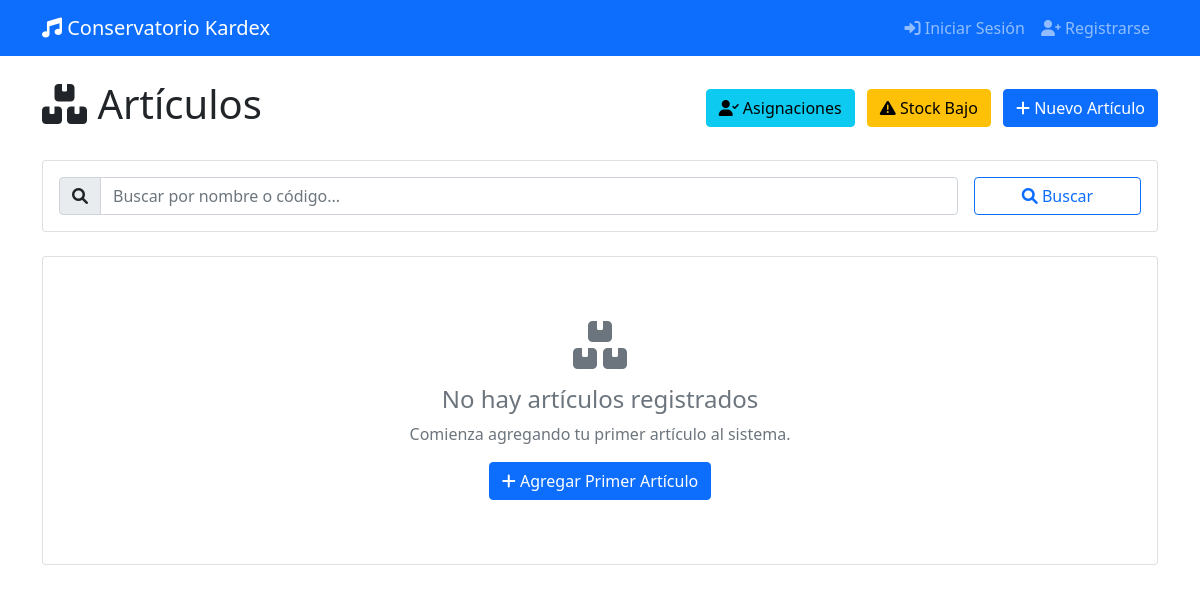
Before: /articulos/buscar with the older database file.
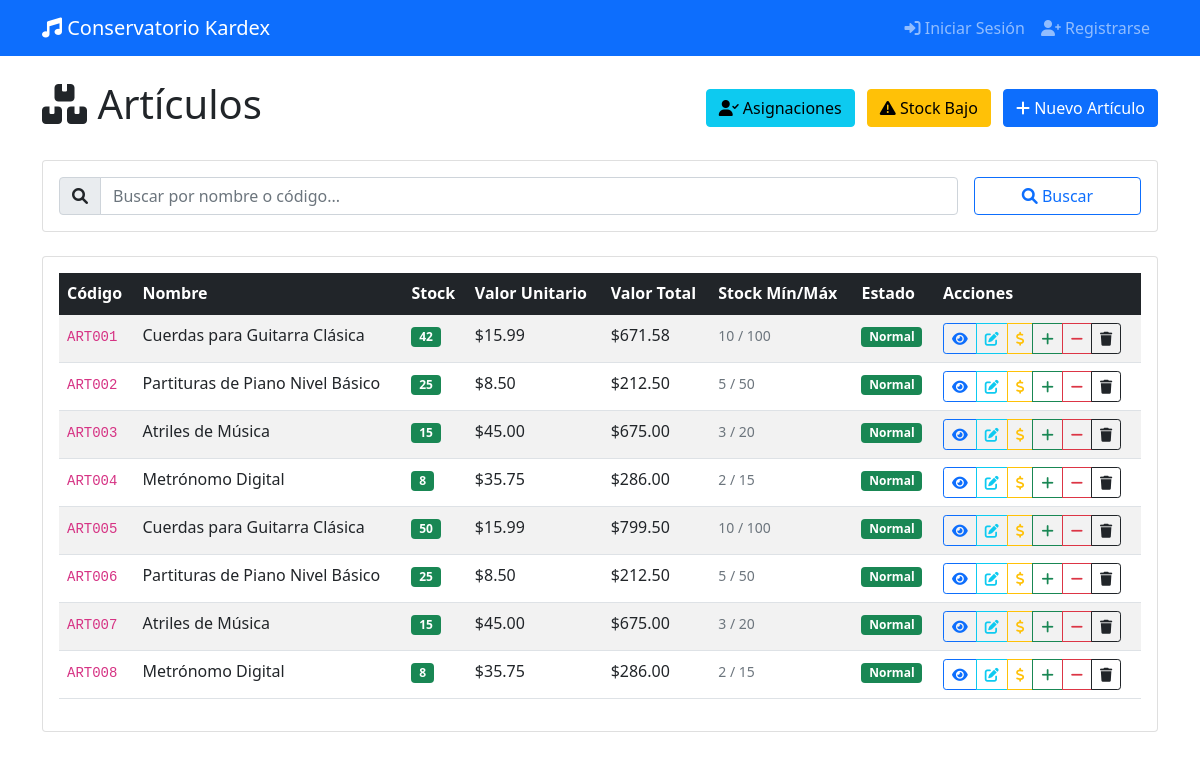
After: the same page with the newer database file.
### app/database/models.py (models this page shows, shortened)
class Articulo(db.Model):
    __tablename__ = 'tb_articulo'
    i_id = db.Column(db.Integer, db.ForeignKey('tb_item.id'), primary_key=True)
    a_c_contable = db.Column(db.String(20), nullable=False)
    a_stockMax = db.Column(db.Integer)
    a_stockMin = db.Column(db.Integer)
    created_at = db.Column(db.DateTime, default=datetime.utcnow)
    updated_at = db.Column(db.DateTime, default=datetime.utcnow, onupdate=datetime.utcnow)

class BaseModel(db.Model):
    __abstract__ = True
    id = db.Column(db.Integer, primary_key=True)
    created_at = db.Column(db.DateTime, default=datetime.utcnow)
    updated_at = db.Column(db.DateTime, default=datetime.utcnow, onupdate=datetime.utcnow)

class Item(BaseModel):
    __tablename__ = 'tb_item'
    i_codigo = db.Column(db.String(20), unique=True, nullable=False)
    i_nombre = db.Column(db.String(200), nullable=False)
    i_tipo = db.Column(db.String(20), nullable=False)  # 'instrumento' o 'articulo'
    i_cantidad = db.Column(db.Integer, default=0)
    i_vUnitario = db.Column(db.Numeric(10, 2), default=0.0)
    i_vTotal = db.Column(db.Numeric(10, 2), default=0.0)
    instrumento = db.relationship('Instrumento', backref='item', uselist=False)
    articulo = db.relationship('Articulo', backref='item', uselist=False)
    movimientos = db.relationship('MovimientoDetalle', backref='item', lazy=True)
    stock = db.relationship('Stock', backref='item', uselist=False)

### app/routes/web/articulos.py (the view)
@bp.route('/buscar')
def buscar_articulos():
    termino = request.args.get('q', '').strip()
    if termino:
        articulos = articulo_service.buscar_articulos(termino)
    else:
        articulos = articulo_service.obtener_todos_articulos()
    return render_template('articulos/list.html', articulos=articulos, termino_busqueda=termino)

### app/database/repositories/articulos.py (called while the page is built)
    def get_all_with_items(self):
        return db.session.query(Articulo, Item).join(Item, Articulo.i_id == Item.id).all()

### app/services/articulo_service.py (called while the page is built)
    def obtener_todos_articulos(self):
        return self.repo.get_all_with_items()

### app/templates/articulos/list.html (shortened to what this page needs)
{% extends "base.html" %}
{% block content %}
<div class="row">
    <div class="col-12">
        <div class="d-flex justify-content-between align-items-center mb-4">
            <h1>
                <i class="fas fa-boxes"></i> Artículos
            </h1>
            <div>
                <a href="{{ url_for('articulos.listar_asignaciones') }}" class="btn btn-info me-2">
                    <i class="fas fa-user-check"></i> Asignaciones
                </a>
                <a href="{{ url_for('articulos.stock_bajo') }}" class="btn btn-warning me-2">
                    <i class="fas fa-exclamation-triangle"></i> Stock Bajo
                </a>
                <a href="{{ url_for('articulos.nuevo_articulo') }}" class="btn btn-primary">
                    <i class="fas fa-plus"></i> Nuevo Artículo
                </a>
            </div>
        </div>
    </div>
</div>
<div class="row mb-4">
    <div class="col-12">
        <div class="card">
            <div class="card-body">
                <form method="GET" action="{{ url_for('articulos.buscar_articulos') }}" class="row g-3">
                    <div class="col-md-10">
                        <div class="input-group">
                            <span class="input-group-text">
                                <i class="fas fa-search"></i>
                            </span>
                            <input type="text" class="form-control" name="q"
                                   placeholder="Buscar por nombre o código..."
                                   value="{{ termino_busqueda or '' }}">
                        </div>
                    </div>
                    <div class="col-md-2">
                        <button type="submit" class="btn btn-outline-primary w-100">
                            <i class="fas fa-search"></i> Buscar
                        </button>
                    </div>
                </form>
            </div>
        </div>
    </div>
</div>
<div class="row">
    <div class="col-12">
        <div class="card">
            <div class="card-body">
                {% if articulos %}
                <div class="table-responsive">
                    <table class="table table-striped table-hover">
                        <thead class="table-dark">
                            <tr>
                                <th>Código</th>
                                <th>Nombre</th>
                                <th>Stock</th>
                                <th>Valor Unitario</th>
                                <th>Valor Total</th>
                                <th>Stock Mín/Máx</th>
                                <th>Estado</th>
                                <th>Acciones</th>
                            </tr>
                        </thead>
                        <tbody>
                            {% for articulo, item in articulos %}
                            <tr>
                                <td>
                                    <code>{{ item.i_codigo }}</code>
                                </td>
                                <td>{{ item.i_nombre }}</td>
                                <td>
                                    {% if item.i_cantidad <= articulo.a_stockMin %}
                                        <span class="badge bg-danger">{{ item.i_cantidad }}</span>
                                    {% elif item.i_cantidad <= (articulo.a_stockMin * 1.5) %}
                                        <span class="badge bg-warning">{{ item.i_cantidad }}</span>
                                    {% else %}
                                        <span class="badge bg-success">{{ item.i_cantidad }}</span>
                                    {% endif %}
                                </td>
                                <td>${{ "%.2f"|format(item.i_vUnitario) }}</td>
                                <td>${{ "%.2f"|format(item.i_vTotal) }}</td>
                                <td>
                                    <small class="text-muted">
                                        {{ articulo.a_stockMin }} / {{ articulo.a_stockMax }}
                                    </small>
                                </td>
                                <td>
                                    {% if item.i_cantidad <= articulo.a_stockMin %}
                                        <span class="badge bg-danger">Stock Crítico</span>
                                    {% elif item.i_cantidad <= (articulo.a_stockMin * 1.5) %}
                                        <span class="badge bg-warning">Stock Bajo</span>
                                    {% else %}
                                        <span class="badge bg-success">Normal</span>
                                    {% endif %}
                                </td>
                                <td>
                                    <div class="btn-group btn-group-sm" role="group">
                                        <a href="{{ url_for('articulos.detalle_articulo', articulo_id=item.id) }}"
                                           class="btn btn-outline-primary" title="Ver detalles">
                                            <i class="fas fa-eye"></i>
                                        </a>
                                        <a href="{{ url_for('articulos.editar_articulo', articulo_id=item.id) }}"
                                           class="btn btn-outline-info" title="Editar">
                                            <i class="fas fa-edit"></i>
                                        </a>
                                        <button type="button" class="btn btn-outline-warning"
                                                data-bs-toggle="modal"
                                                data-bs-target="#precioModal{{ item.id }}"
                                                title="Actualizar precio">
                                            <i class="fas fa-dollar-sign"></i>
                                        </button>
                                        <button type="button" class="btn btn-outline-success"
                                                data-bs-toggle="modal"
                                                data-bs-target="#entradaModal{{ item.id }}"
                                                title="Registrar entrada">
                                            <i class="fas fa-plus"></i>
                                        </button>
                                        <button type="button" class="btn btn-outline-danger"
                                                data-bs-toggle="modal"
                                                data-bs-target="#salidaModal{{ item.id }}"
                                                title="Registrar salida">
                                            <i class="fas fa-minus"></i>
                                        </button>
                                        <button type="button" class="btn btn-outline-dark"
                                                data-bs-toggle="modal"
                                                data-bs-target="#eliminarModal{{ item.id }}"
                                                title="Eliminar">
                                            <i class="fas fa-trash"></i>
                                        </button>
                                    </div>
                                </td>
                            </tr>
                            {% endfor %}
                        </tbody>
                    </table>
                </div>
                {% else %}
                <div class="text-center py-5">
                    <i class="fas fa-boxes fa-3x text-muted mb-3"></i>
                    <h4 class="text-muted">No hay artículos registrados</h4>
                    <p class="text-muted">Comienza agregando tu primer artículo al sistema.</p>
                    <a href="{{ url_for('articulos.nuevo_articulo') }}" class="btn btn-primary">
                        <i class="fas fa-plus"></i> Agregar Primer Artículo
                    </a>
                </div>
                {% endif %}
            </div>
        </div>
    </div>
</div>
{% endblock %}

### app/templates/base.html (shortened to what this page needs)
<!DOCTYPE html>
<html lang="es">
<head>
    <link href="https://cdn.jsdelivr.net/npm/bootstrap@5.1.3/dist/css/bootstrap.min.css" rel="stylesheet">
    <link href="https://cdnjs.cloudflare.com/ajax/libs/font-awesome/6.0.0/css/all.min.css" rel="stylesheet">
</head>
<body>
    <nav class="navbar navbar-expand-lg navbar-dark bg-primary">
        <div class="container">
            <a class="navbar-brand" href="{{ url_for('dashboard.index') }}">
                <i class="fas fa-music"></i> Conservatorio Kardex
            </a>
            <div class="collapse navbar-collapse" id="navbarNav">
                {% if current_user.is_authenticated %}
                <ul class="navbar-nav me-auto">
                    <li class="nav-item">
                        <a class="nav-link" href="{{ url_for('dashboard.index') }}">
                            <i class="fas fa-tachometer-alt"></i> Dashboard
                        </a>
                    </li>
                    <li class="nav-item">
                        <a class="nav-link" href="{{ url_for('instrumentos.listar_instrumentos') }}">
                            <i class="fas fa-guitar"></i> Instrumentos
                        </a>
                    </li>
                    <li class="nav-item dropdown">
                        <a class="nav-link dropdown-toggle" href="#" id="articulosDropdown" role="button" data-bs-toggle="dropdown">
                            <i class="fas fa-boxes"></i> Artículos
                        </a>
                        <ul class="dropdown-menu">
                            <li><a class="dropdown-item" href="{{ url_for('articulos.listar_articulos') }}">
                                <i class="fas fa-list"></i> Lista de Artículos
                            </a></li>
                            <li><a class="dropdown-item" href="{{ url_for('articulos.listar_asignaciones') }}">
                                <i class="fas fa-user-check"></i> Asignaciones
                            </a></li>
                            <li><a class="dropdown-item" href="{{ url_for('articulos.stock_bajo') }}">
                                <i class="fas fa-exclamation-triangle"></i> Stock Bajo
                            </a></li>
                        </ul>
                    </li>
                    <li class="nav-item">
                        <a class="nav-link" href="{{ url_for('proveedores.listar_proveedores') }}">
                            <i class="fas fa-truck"></i> Proveedores
                        </a>
                    </li>
                    <li class="nav-item">
                        <a class="nav-link" href="{{ url_for('personal.listar_personal') }}">
                            <i class="fas fa-users"></i> Personal
                        </a>
                    </li>
                </ul>
                <ul class="navbar-nav">
                    <li class="nav-item dropdown">
                        <a class="nav-link dropdown-toggle" href="#" id="navbarDropdown" role="button" data-bs-toggle="dropdown">
                            <i class="fas fa-user"></i> {{ current_user.username }}
                        </a>
                        <ul class="dropdown-menu">
                            <li><a class="dropdown-item" href="{{ url_for('auth.logout') }}">
                                <i class="fas fa-sign-out-alt"></i> Cerrar Sesión
                            </a></li>
                        </ul>
                    </li>
                </ul>
                {% else %}
                <ul class="navbar-nav ms-auto">
                    <li class="nav-item">
                        <a class="nav-link" href="{{ url_for('auth.login') }}">
                            <i class="fas fa-sign-in-alt"></i> Iniciar Sesión
                        </a>
                    </li>
                    <li class="nav-item">
                        <a class="nav-link" href="{{ url_for('auth.register') }}">
                            <i class="fas fa-user-plus"></i> Registrarse
                        </a>
                    </li>
                </ul>
                {% endif %}
            </div>
        </div>
    </nav>
    <div class="container mt-4">
        {% block content %}{% endblock %}
    </div>
</body>
</html>

Changed rows visible on the page:
added Articulo: i_codigo "ART001", i_nombre "Cuerdas para Guitarra Clásica", i_cantidad "42", a_stockMin "10", a_stockMax "100", shows "Normal"
added Item: i_vUnitario "15.99", i_vTotal "671.58"
added Articulo: i_codigo "ART002", i_nombre "Partituras de Piano Nivel Básico", i_cantidad "25", a_stockMin "5", a_stockMax "50", shows "Normal"
added Item: i_vUnitario "8.50", i_vTotal "212.50"
added Articulo: i_codigo "ART003", i_nombre "Atriles de Música", i_cantidad "15", a_stockMin "3", a_stockMax "20", shows "Normal"
added Item: i_vUnitario "45.00", i_vTotal "675.00"
added Articulo: i_codigo "ART004", i_nombre "Metrónomo Digital", i_cantidad "8", a_stockMin "2", a_stockMax "15", shows "Normal"
added Item: i_vUnitario "35.75", i_vTotal "286.00"
added Articulo: i_codigo "ART005", i_nombre "Cuerdas para Guitarra Clásica", i_cantidad "50", a_stockMin "10", a_stockMax "100", shows "Normal"
added Item: i_vUnitario "15.99", i_vTotal "799.50"
added Articulo: i_codigo "ART006", i_nombre "Partituras de Piano Nivel Básico", i_cantidad "25", a_stockMin "5", a_stockMax "50", shows "Normal"
added Item: i_vUnitario "8.50", i_vTotal "212.50"
added Articulo: i_codigo "ART007", i_nombre "Atriles de Música", i_cantidad "15", a_stockMin "3", a_stockMax "20", shows "Normal"
added Item: i_vUnitario "45.00", i_vTotal "675.00"
added Articulo: i_codigo "ART008", i_nombre "Metrónomo Digital", i_cantidad "8", a_stockMin "2", a_stockMax "15", shows "Normal"
added Item: i_vUnitario "35.75", i_vTotal "286.00"
Other visible differences:
text no longer shown: "No hay artículos registrados Comienza agregando tu primer artículo al sistema. Agregar Primer Artículo"
text now shown: "Código Nombre Stock Valor Unitario Valor Total Stock Mín/Máx Estado Acciones"
